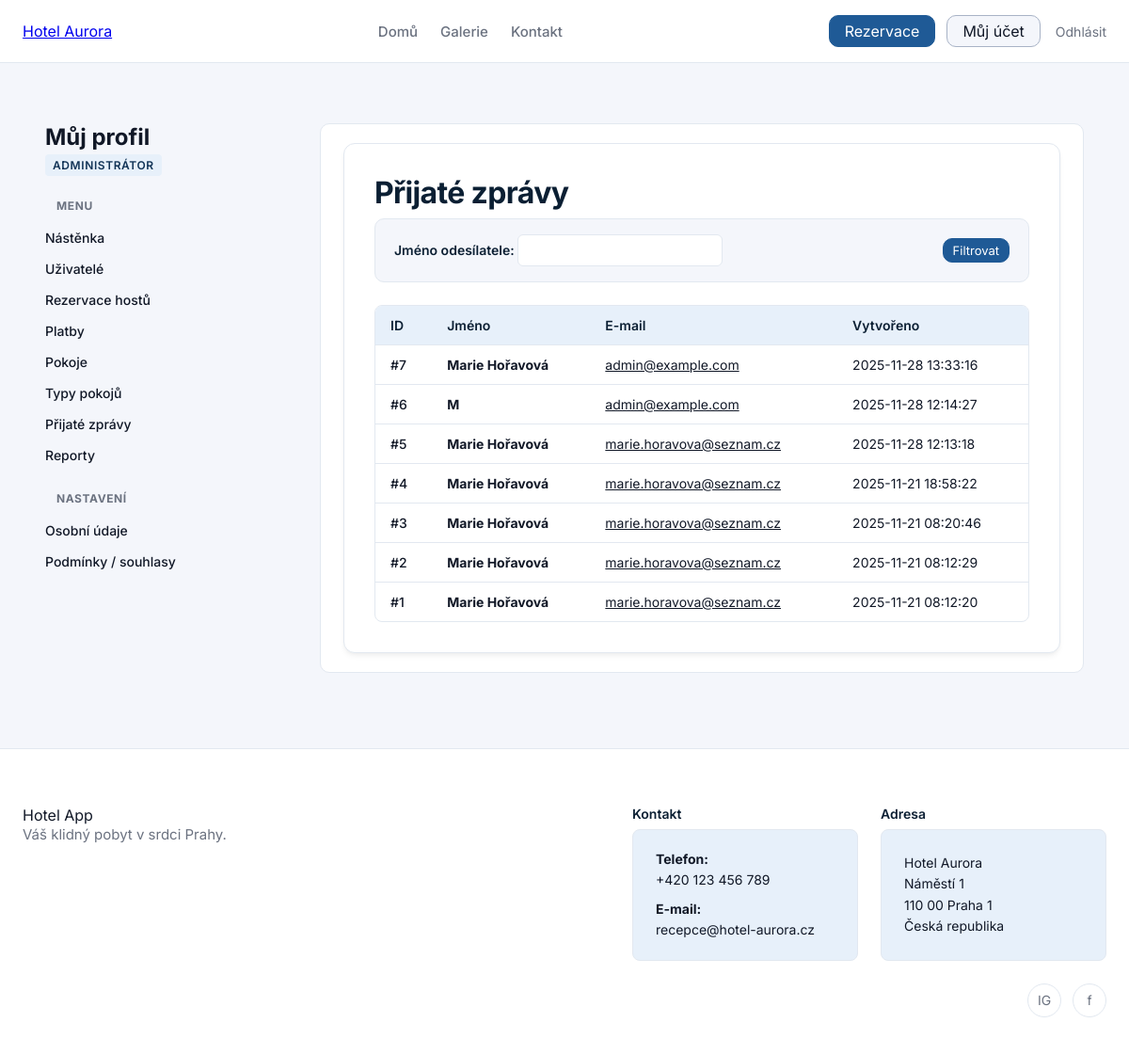
The page /profile/messages (signed in) on the database as committed earlier.
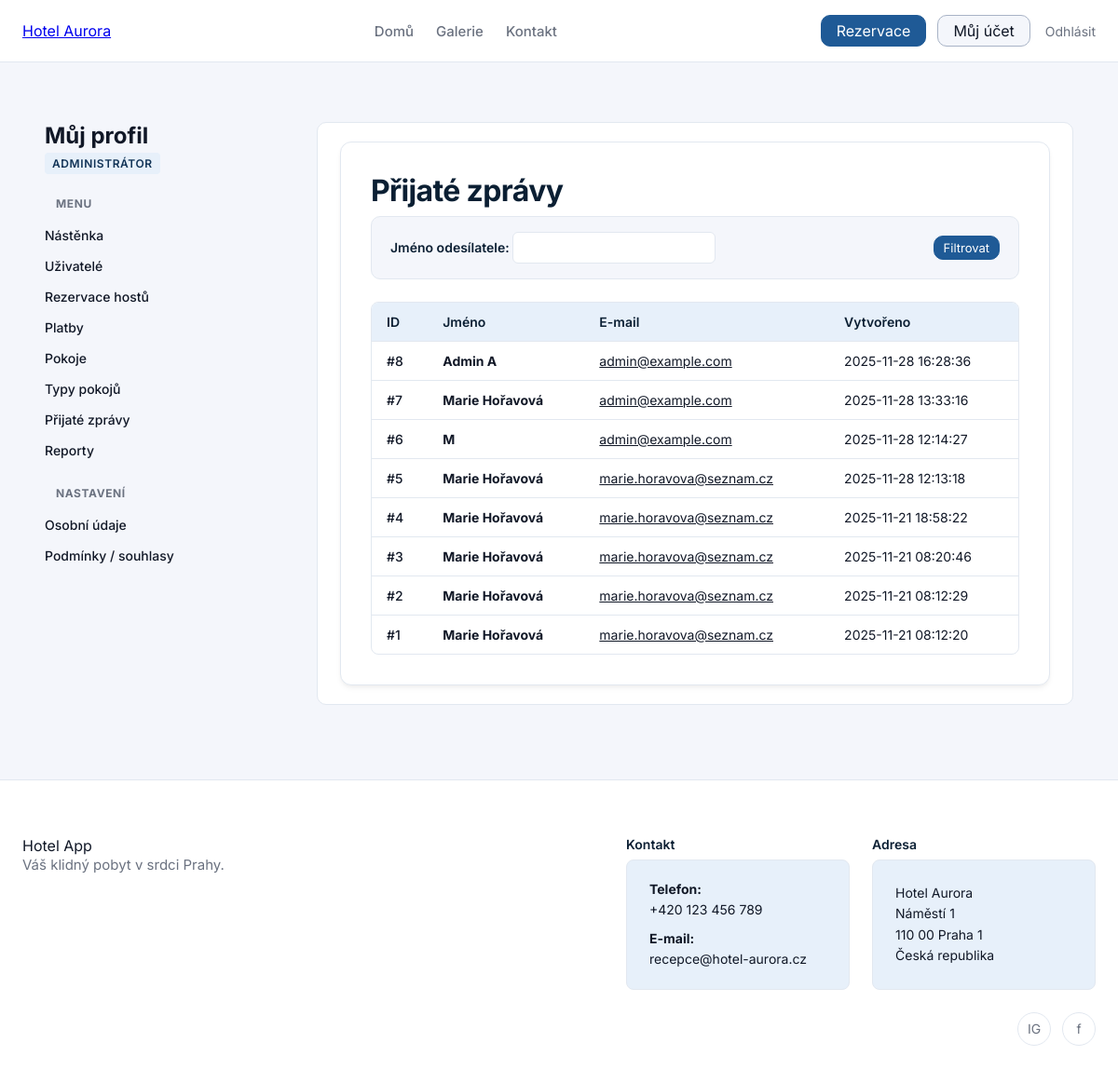
The same page on the database as committed later.
### tables this page shows
CREATE TABLE contact_messages (
    id INTEGER PRIMARY KEY AUTOINCREMENT,
    name TEXT NOT NULL,
    email TEXT NOT NULL,
    message TEXT NOT NULL,
    created_at TEXT NOT NULL DEFAULT (datetime('now')),
    handled INTEGER NOT NULL DEFAULT 0
);

### pages/ContactMessagePage.py (the view)
@router.get("/profile/messages", name="contact_messages_list")
async def contact_messages_list(
    request: Request,
    msg_svc: ContactMessageService = Depends(contact_message_service),
    current_user = Depends(get_current_user),
):
    if isinstance(current_user, RedirectResponse):
        return current_user
    role_id = current_user["role_id"]
    is_admin = role_id == ROLE_ADMIN
    is_receptionist = role_id == ROLE_RECEPTIONIST
    is_customer = role_id == ROLE_CUSTOMER
    raw_params = dict(request.query_params)
    print("DEBUG /profile/messages raw_params:", raw_params)
    filter_name = request.query_params.get("name")
    print("DEBUG /profile/messages filter_name:", repr(filter_name))
    messages = msg_svc.list_contact_messages(
        current_user_role=role_id,
        name=filter_name,
    )
    tpl = request.app.state.templates
    return tpl.TemplateResponse(
        "profile/profile_contact_messages.html",
        {
            "request": request,
            "title": "Přijaté zprávy",
            "current_user": current_user,
            "is_admin": is_admin,
            "is_receptionist": is_receptionist,
            "is_customer": is_customer,
            "contact_messages": messages,
            "filter_name": filter_name or "",
        },
    )

### templates/profile/profile_contact_messages.html (shortened to what this page needs)
{% extends "profile/profile_base.html" %}
{% block profile_content %}
  <div class="dashboard-header">
      <h1 style="margin-bottom: 8px;">Přijaté zprávy</h1>
  </div>
  <form method="get" action="{{ url_for('contact_messages_list') }}" class="admin-form">
    <div class="filter-group">
      <label>
        Jméno odesílatele:
        <input type="text" name="name" value="{{ filter_name or '' }}"
               style="padding: 8px 12px; border: 1px solid var(--color-border-subtle); border-radius: 6px; min-width: 200px;">
      </label>
    </div>
    <div class="admin-filter-actions">
      <button type="submit" class="btn btn-primary btn-small">Filtrovat</button>
    </div>
  </form>
  <div class="dashboard-section">
    {% if contact_messages|length == 0 %}
      <p style="color: var(--color-text-muted);">Žádné zprávy k zobrazení.</p>
    {% else %}
      <div class="table-responsive">
        <table class="data-table">
          <thead>
            <tr>
              <th>ID</th>
              <th>Jméno</th>
              <th>E-mail</th>
              <th>Vytvořeno</th>
            </tr>
          </thead>
          <tbody>
            {% for msg in contact_messages %}
              <tr>
                <td>
                  <a href="{{ url_for('contact_message_detail', msg_id=msg.id) }}" class="table-id-link">
                    #{{ msg.id }}
                  </a>
                </td>
                <td><strong>{{ msg.name }}</strong></td>
                <td>
                    <a href="mailto:{{ msg.email }}" style="color: inherit; text-decoration: underline;">
                        {{ msg.email }}
                    </a>
                </td>
                <td>{{ msg.created_at }}</td>
              </tr>
            {% endfor %}
          </tbody>
        </table>
      </div>
    {% endif %}
  </div>
{% endblock %}

### templates/profile/profile_base.html (shortened to what this page needs)
{% extends "base.html" %}
{% block content %}
<section class="profile-page">
    <div class="profile-layout">
        <aside class="profile-sidebar">
            <div class="sidebar-header">
                <h2>Můj profil</h2>
                <p class="user-role-badge">
                    {% if is_admin %}Administrátor{% elif is_receptionist %}Recepční{% else %}Zákazník{% endif %}
                </p>
            </div>
            <nav class="profile-menu">
                <h3>Menu</h3> <ul>
                    <li><a href="/profile" class="nav-item">Nástěnka</a></li>
                {% if is_customer %}
                    <li><a href="{{ url_for('reservations_list') }}" class="nav-item">Moje rezervace</a></li>
                {% elif is_admin %}
                    <li><a href="{{ url_for('users_list') }}" class="nav-item">Uživatelé</a></li>
                    <li><a href="{{ url_for('reservations_list') }}" class="nav-item">Rezervace hostů</a></li>
                    <li><a href="{{ url_for('payments_list') }}" class="nav-item">Platby</a></li>
                    <li><a href="{{ url_for('rooms_list') }}" class="nav-item">Pokoje</a></li>
                    <li><a href="{{ url_for('room_types_list') }}" class="nav-item">Typy pokojů</a></li>
                    <li><a href="{{ url_for('contact_messages_list') }}" class="nav-item">Přijaté zprávy</a></li>
                    <li><a href="#" class="nav-item">Reporty</a></li>
                {% endif %}
            </ul>
                <h3>Nastavení</h3>
                <ul>
                    <li><a href="{{ url_for('user_detail', user_id=current_user.id) }}" class="nav-item">Osobní údaje</a></li>
                    <li><a href="{{ url_for('profile_terms') }}" class="nav-item">Podmínky / souhlasy</a></li>
                </ul>
            </nav>
        </aside>
        <main class="profile-main">
            <div class="profile-content-card">
                {% block profile_content %}{% endblock %}
            </div>
        </main>
    </div>
</section>
{% endblock %}

### templates/base.html (shortened to what this page needs)
<!DOCTYPE html>
<html lang="cs">
<head>
    <link rel="stylesheet" href="{{ url_for('static', path='styles.css') }}">
</head>
<body>
    <header class="site-header">
        <div class="header-inner">
            <a href="/" class="logo">Hotel Aurora</a>
            <nav class="main-nav">
                <a href="{{ url_for('home_page')}}">Domů</a>
                <a href="{{ url_for('gallery_page') }}">Galerie</a>
                <a href="{{ url_for('contact_page') }}">Kontakt</a>
            </nav>
            <div class="header-actions">
                {% if current_user %}
                    <a href="{{ url_for('reservation_create_page') }}" class="btn btn-primary">Rezervace</a>
                    <a href="{{ url_for('user_detail', user_id=current_user.id) }}" class="btn btn-secondary">Můj účet</a>
                    <a href="{{ url_for('auth_logout') }}" class="logout-link">Odhlásit</a>
                {% else %}
                    <a href="{{ url_for('reservation_create_page') }}" class="btn btn-primary">Rezervace</a>
                    <a href="{{ url_for('auth_login') }}" class="btn btn-secondary">Přihlásit se</a>
                {% endif %}
            </div>
        </div>
    </header>
    <main class="page-main">
        {% block content %}{% endblock %}
    </main>
    <footer class="site-footer">
        <div class="footer-inner">
        <div class="footer-left">
            <div class="footer-logo">Hotel App</div>
            <p class="footer-tagline">Váš klidný pobyt v srdci Prahy.</p>
        </div>
        <div class="footer-right-section">
            <div class="footer-columns">
                <div class="footer-column">
                    <h4>Kontakt</h4>
                    <div class="footer-card">
                        <p><strong>Telefon:</strong><br>+420 123 456 789</p>
                        <p style="margin-top: 8px;"><strong>E-mail:</strong><br>recepce@hotel-aurora.cz</p>
                    </div>
                </div>
                <div class="footer-column">
                    <h4>Adresa</h4>
                    <div class="footer-card">
                        <p>Hotel Aurora<br>
                            Náměstí 1<br>
                            110 00 Praha 1<br>
                            Česká republika</p>
                    </div>
                </div>
            </div>
            <div class="footer-social">
                <a href="#" class="social-link">IG</a>
                <a href="#" class="social-link">f</a>
            </div>
        </div>
        </div>
    </footer>
</body>
</html>

Rows that differ between the two databases and show on the page:
added contact_messages: id "8", name "Admin A", email "admin@example.com", created_at "2025-11-28 16:28:36"
